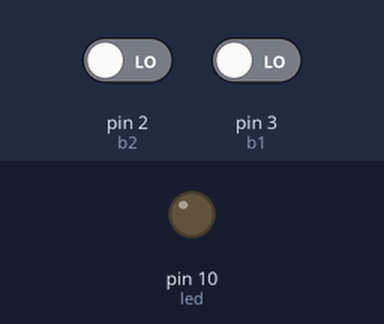
A sketch run on a simulated Arduino Uno, built with avr-gcc and run on an emulated ATmega328P. On the bench: output pins drawn as LEDs (lit = HIGH). The inputs (shaded band) are chosen by the test bench; at power-on: pin 3 (b1) LOW, pin 2 (b2) LOW.

Above: at 1.2 s.
1.3 s: pin 3 (b1) driven HIGH
At 2.35 s:
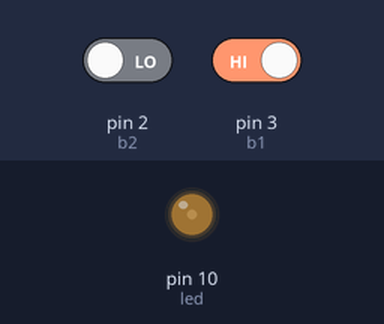
At 6.7 s:
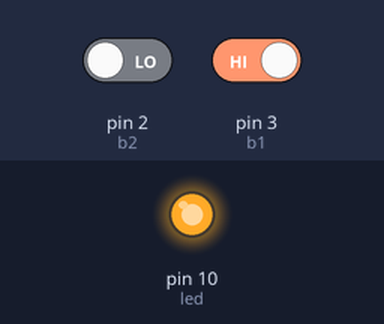
Timing chart, 0 to 8.2 s (numbered marks = the images above; inputs shaded):
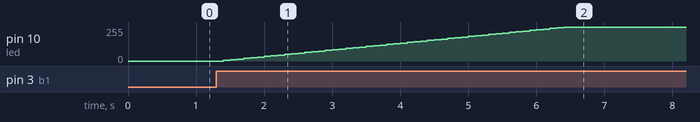

The sketch:

Perushimmennin.ino
```cpp
// määäritellään kaikki pinnit ja painikkeet

int led = 10;
int kirkkaus = 0;
int muutos = 5;
volatile bool k = false;
volatile bool h = false;
int b1 = 3;
int b2 = 2;
const unsigned long intervalli = 50;
unsigned long aiempiAika = 0;

//määritellään keskeytykset ja pinmode ledille
void setup(){
    attachInterrupt(digitalPinToInterrupt(b1), kirkastaa, RISING);
    attachInterrupt(digitalPinToInterrupt(b2), himmentaa, RISING);
    pinMode(led, OUTPUT);


}
// Tehdään looppiin määritykset joiden mukaan aletaan joko kirkastamaan tai himmentämään lediä
// otetaan alusta millis() ja määritetään se nykyinenAika
//Jos nykyinenAika on suurempi tai yhtäsuuri kuin intervalli ja b1 nappia on painettu, aletaan kirkastamaan
//Jos nykyinenAika on suurempi tai yhtäsuuri kuin intervalli ja b2 nappia on painettu, aletaan himmentämään

void loop(){
  unsigned long nykyinenAika = millis();
  if((nykyinenAika - aiempiAika >= intervalli) &&  (k == true)){
    analogWrite(led, kirkkaus);
    delay(100);
    kirkkaus = kirkkaus + muutos;

  aiempiAika = nykyinenAika;
  }
  if ((nykyinenAika - aiempiAika >= intervalli) && (h == true)){
    analogWrite(led, kirkkaus);
    delay(100);
    kirkkaus = kirkkaus - muutos;
    aiempiAika = nykyinenAika;
  }

}

//keskeytys funktio jota kutsutaan kun nappia b1 painetaan
void kirkastaa(){
  k = true;

}
//keskeytys funktio jota kutsutaan kun nappia b2 painetaan

void himmentaa(){
  h = true;

}
```

Measured:
- after the input at 1.3 s, pin 10 (led): moves from 0/255 to 255/255 over 5.0 s, starting after 0.10 s
